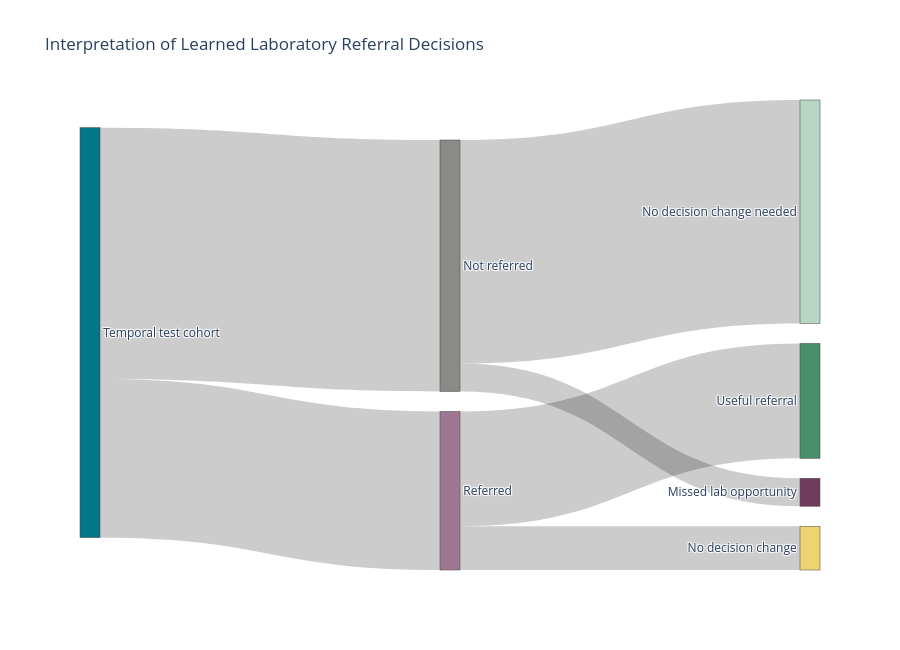

This figure's notebook cell:
### Code cell
total_n = len(
    analysis_df
)

referred_n = int(
    (
        analysis_df[
            "referred"
        ] == 1
    ).sum()
)

not_referred_n = int(
    (
        analysis_df[
            "referred"
        ] == 0
    ).sum()
)

useful_referral_n = int(
    (
        (
            analysis_df[
                "referred"
            ] == 1
        )
        &
        (
            analysis_df[
                "lab_changes_decision"
            ] == 1
        )
    ).sum()
)

unchanged_referral_n = int(
    (
        (
            analysis_df[
                "referred"
            ] == 1
        )
        &
        (
            analysis_df[
                "lab_changes_decision"
            ] == 0
        )
    ).sum()
)

missed_opportunity_n = int(
    (
        (
            analysis_df[
                "referred"
            ] == 0
        )
        &
        (
            analysis_df[
                "lab_changes_decision"
            ] == 1
        )
    ).sum()
)

no_lab_needed_n = int(
    (
        (
            analysis_df[
                "referred"
            ] == 0
        )
        &
        (
            analysis_df[
                "lab_changes_decision"
            ] == 0
        )
    ).sum()
)


fig = go.Figure(
    go.Sankey(
        node=dict(
            label=[
                "Temporal test cohort",
                "Referred",
                "Not referred",
                "Useful referral",
                "No decision change",
                "Missed lab opportunity",
                "No decision change needed"
            ],

            color=[
                PROJECT_COLORS[
                    "teal_dark"
                ],
                PROJECT_COLORS[
                    "purple"
                ],
                PROJECT_COLORS[
                    "grey"
                ],
                PROJECT_COLORS[
                    "green_dark"
                ],
                PROJECT_COLORS[
                    "yellow"
                ],
                PROJECT_COLORS[
                    "purple_dark"
                ],
                PROJECT_COLORS[
                    "green_light"
                ]
            ],

            pad=20,
            thickness=20
        ),

        link=dict(
            source=[
                0,
                0,
                1,
                1,
                2,
                2
            ],

            target=[
                1,
                2,
                3,
                4,
                5,
                6
            ],

            value=[
                referred_n,
                not_referred_n,
                useful_referral_n,
                unchanged_referral_n,
                missed_opportunity_n,
                no_lab_needed_n
            ]
        )
    )
)

fig.update_layout(
    title=(
        "Interpretation of Learned "
        "Laboratory Referral Decisions"
    ),
    height=650
)

fig.show()

save_plotly(
    fig,
    "step13_referral_utility_sankey",
    height=650
)

### Figure 1 — Plotly figure (JSON) as saved in the notebook; plotly's stock layout.template omitted (floating-point values rounded to 4 significant figures)
{"data": [{"link": {"source": [0, 0, 1, 1, 2, 2], "target": [1, 2, 3, 4, 5, 6], "value": [1724, 2734, 1248, 476, 304, 2430]}, "node": {"color": ["#037688", "#9D7890", "#8A8A87", "#488D6C", "#EED371", "#6E3C5D", "#B7D6C6"], "label": ["Temporal test cohort", "Referred", "Not referred", "Useful referral", "No decision change", "Missed lab opportunity", "No decision change needed"], "pad": 20, "thickness": 20}, "type": "sankey"}], "layout": {"height": 650, "title": {"text": "Interpretation of Learned Laboratory Referral Decisions"}}}
